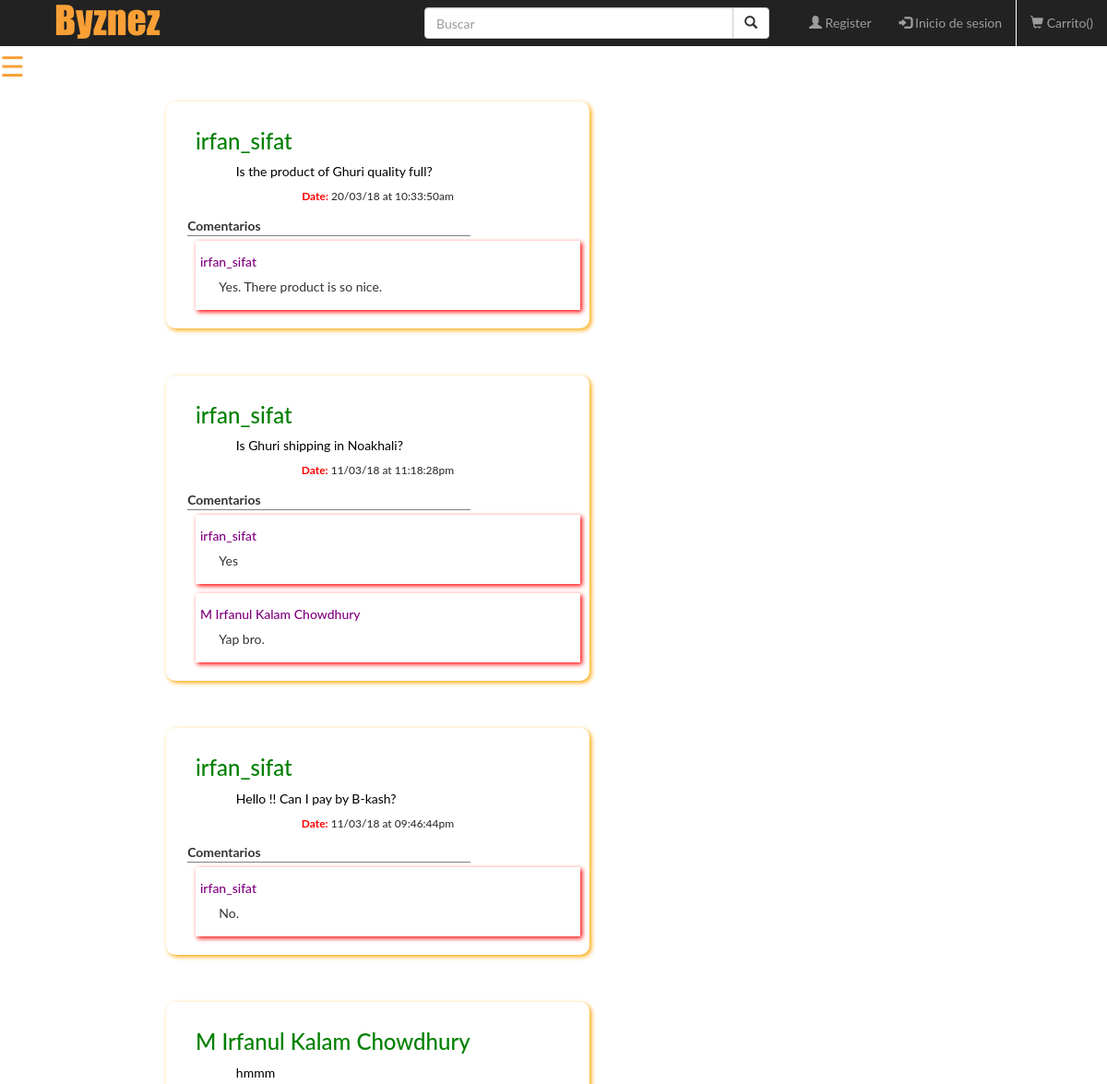
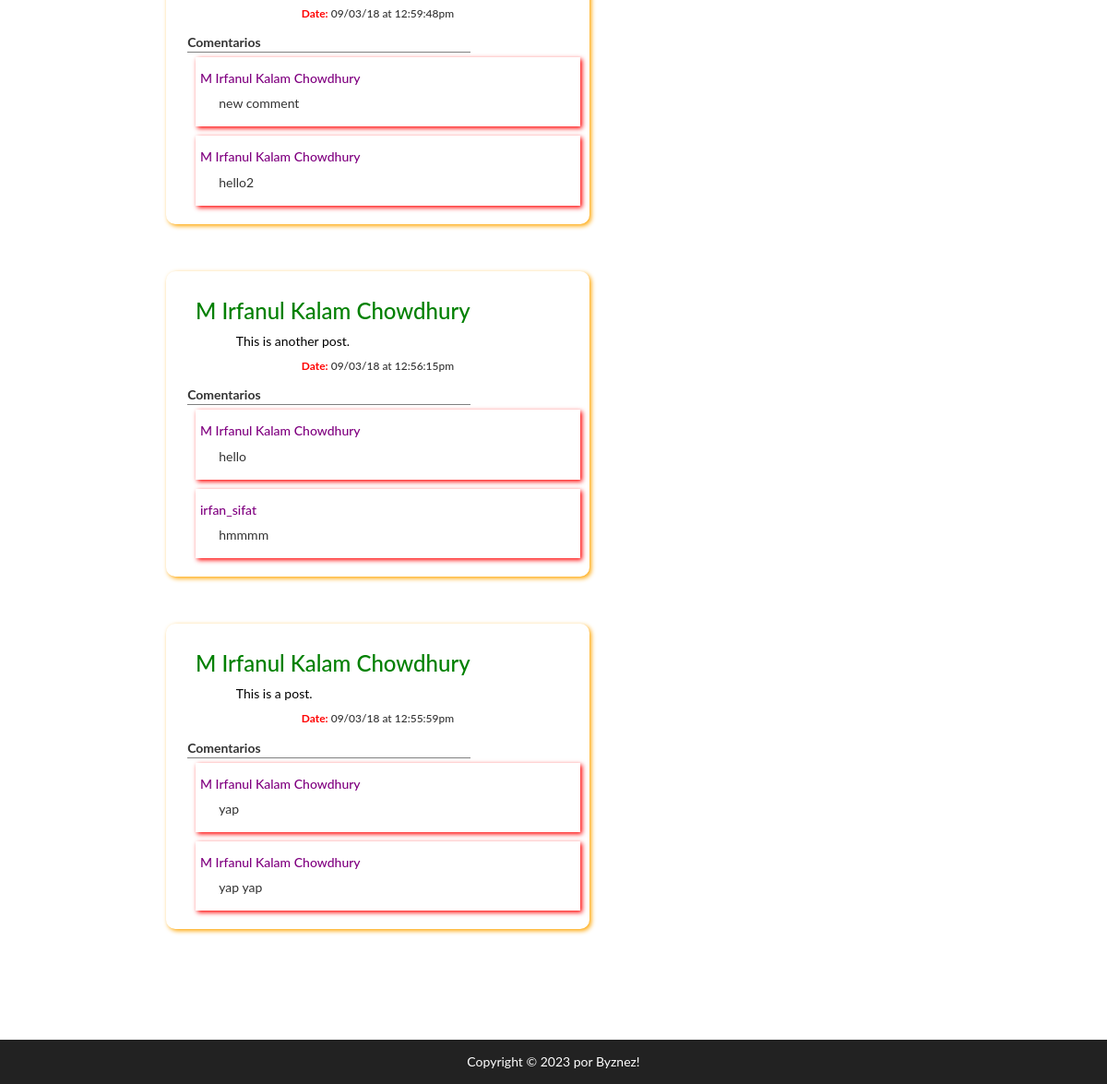
/source/community.php, run on the app's committed database (2 pictures, top to bottom).
### tables this page shows
CREATE TABLE `community` (
  `post_id` int(10) NOT NULL,
  `email` varchar(20) NOT NULL,
  `name` varchar(100) NOT NULL,
  `post_text` varchar(200) NOT NULL,
  `date` varchar(255) NOT NULL,
  `time` varchar(255) NOT NULL
);

CREATE TABLE `comment` (
  `SL` int(255) NOT NULL,
  `post_id` int(10) NOT NULL,
  `email` varchar(100) NOT NULL,
  `name` varchar(100) NOT NULL,
  `comment` varchar(100) NOT NULL
);

### source/community.php (the view, shortened to what this page needs)
<?php
require "../login-system/db.php";
$post_query = $mysqli->query("SELECT * FROM community ORDER BY post_id DESC  ");
?>
<!DOCTYPE html>
<html>
<head>
    <link rel="stylesheet" type="text/css" href="../css/bootstrap.min.css">
	<link rel="stylesheet" type="text/css" href="../css/bootstrap.css">
    <link rel="stylesheet" type="text/css" href="../css/font-awesome.min.css">
	<link rel="stylesheet" type="text/css" href="../css/font-awesome.css">
	<link rel="stylesheet" type="text/css" href="../css/style.css">
</head>
<body>
<?php include "header.php" ?>
<?php include "sidebar.php" ?>
<div class="community">
	<div>
		<?php while($post_result = mysqli_fetch_array($post_query)){ ?>
		<div class="post_show">
			<div>
    <h3 class="post_email"><?= $post_result['name']; ?></h3>
     <p class="post_text"><?= $post_result['post_text']; ?></p>
     <div align="center">
     <h6> <label style="color:red"><?php echo " Date: " ?></label> <?php echo $post_result['date']." at"."  ".$post_result['time'];?></h6></div>
     	</div>
     	<label style="margin-left: 3%;border-bottom: 1px solid gray;width: 70%">Comentarios</label>
     	<div style="margin-left: 5%;">
     		<?php $post_id=$post_result['post_id'];
     		$comment_query = $mysqli->query("SELECT * FROM comment where post_id= '$post_id' ORDER BY post_id DESC ");?>
     <?php  while($comment_result = mysqli_fetch_array($comment_query)){ ?>
     	<?php if($post_result['post_id'] == $comment_result['post_id']){ ?>
     	<div style="box-shadow: 2px 2px 5px red;padding: 5px;margin-bottom: 10px">
        <h5 style="color: purple;"><?= $comment_result['name']; ?></h5>
     	<p style="margin-left: 5%"><?= $comment_result['comment']; ?></p>
        </div>
     	<?php }  ?>
     <?php }  ?>
     	</div>
    	</div>
    <?php } ?>
	</div>
</div>
<?php include "footer.php" ?>
</body>
</html>

### css/style.css (style rules this page uses)
.community { margin-left: 15%; margin-top: 5%; margin-bottom: 10%; }
.post_show { width: 45%; box-shadow: 2px 2px 5px orange; padding:10px; border-radius: 10px; margin-top: 5%; height: auto; }
.post_email { margin-left: 5%; color: green; font-style: bold; width: 100%; text-shadow: 2px 2px 5px white; }
.post_text { margin-left: 15%; margin-top: 0; color: black; font-style: bold; }
body { margin: 50px; text-align: center; font-family: 'Open Sans', sans-serif; background: #f2fbff; }

### source/sidebar.php (style rules this page uses)
body { font-family: "Lato", sans-serif; }

### data on the page
community: name "irfan_sifat", post_text "Is the product of Ghuri quality full?", date "20/03/18", time "10:33:50am"
comment: name "irfan_sifat", comment "Yes. There product is so nice."
community: name "irfan_sifat", post_text "Is Ghuri shipping in Noakhali?", date "11/03/18", time "11:18:28pm"
comment: name "irfan_sifat", comment "Yes"
comment: name "M Irfanul Kalam Chowdhury", comment "Yap bro."
community: name "irfan_sifat", post_text "Hello !! Can I pay by B-kash?", date "11/03/18", time "09:46:44pm"
comment: name "irfan_sifat", comment "No."
community: name "M Irfanul Kalam Chowdhury", post_text "hmmm", date "09/03/18", time "12:59:48pm"
comment: name "M Irfanul Kalam Chowdhury", comment "new comment"
comment: name "M Irfanul Kalam Chowdhury", comment "hello2"
community: name "M Irfanul Kalam Chowdhury", post_text "This is another post.", date "09/03/18", time "12:56:15pm"
comment: name "M Irfanul Kalam Chowdhury", comment "hello"
comment: name "irfan_sifat", comment "hmmmm"
community: name "M Irfanul Kalam Chowdhury", post_text "This is a post.", date "09/03/18", time "12:55:59pm"
comment: name "M Irfanul Kalam Chowdhury", comment "yap"
comment: name "M Irfanul Kalam Chowdhury", comment "yap yap"

### other printed values
$register "Register"
